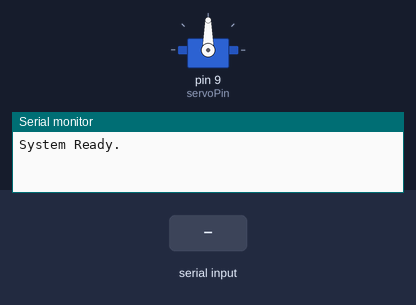
Bench run of a sketch on a simulated Arduino Uno, built with avr-gcc and run on an emulated ATmega328P. Shown: servo, the last lines printed to the serial monitor. The test bench sets the inputs (shaded band).

Above: at 1.2 s.
1.3 s: "30,150\n" received over Serial
At 2.5 s:
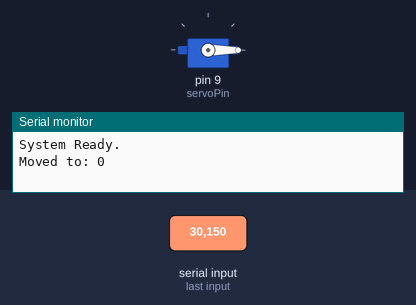
2.8 s: "90\n" received over Serial
At 3.7 s:
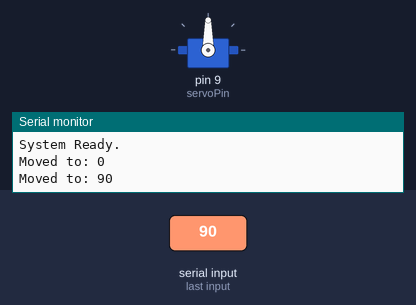
Timing chart, 0 to 5.8 s (numbered marks = the images above; inputs shaded):
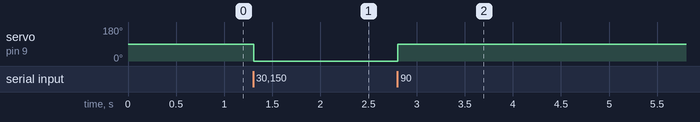

The sketch:

Act07.ino
```cpp
#include <Arduino.h>
#include <Servo.h>

Servo myServo;
const int servoPin = 9;
String readString;
int currentAngle = 90;

void setup() {
  Serial.begin(9600);
  myServo.attach(servoPin);
  myServo.write(currentAngle);
  Serial.println("System Ready.");
}

void loop() {
  while (Serial.available()) {
    char c = Serial.read();
    readString += c;
    if (readString.length() > 5) {
      readString = "";
      break;
    }
    delay(1);
  }

  if (readString.length() > 0 && readString.endsWith("\n")) {
    readString.trim();
    int receivedAngle = readString.toInt();

    if (receivedAngle >= 0 && receivedAngle <= 180) {
      if (receivedAngle != currentAngle) {
        myServo.write(receivedAngle);
        currentAngle = receivedAngle;
        Serial.print("Moved to: ");
        Serial.println(currentAngle);
      }
    }
    readString = "";
  }
}
```

Measured:
- after the input at 1.3 s, servo on pin 9 (servoPin): 90° → 0° at once
- after the input at 2.8 s, servo on pin 9 (servoPin): 0° → 90° at once
